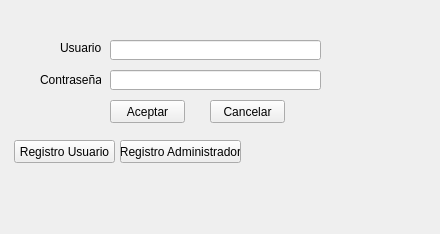
<?xml version="1.0" encoding="UTF-8"?>
<ui version="4.0">
 <class>Login</class>
 <widget class="QMainWindow" name="Login">
  <property name="geometry">
   <rect>
    <x>0</x>
    <y>0</y>
    <width>440</width>
    <height>234</height>
   </rect>
  </property>
  <property name="windowTitle">
   <string>MainWindow</string>
  </property>
  <widget class="QWidget" name="centralwidget">
   <widget class="QLabel" name="label">
    <property name="geometry">
     <rect>
      <x>60</x>
      <y>40</y>
      <width>41</width>
      <height>16</height>
     </rect>
    </property>
    <property name="text">
     <string>Usuario</string>
    </property>
   </widget>
   <widget class="QLineEdit" name="user">
    <property name="geometry">
     <rect>
      <x>110</x>
      <y>40</y>
      <width>211</width>
      <height>20</height>
     </rect>
    </property>
   </widget>
   <widget class="QLabel" name="label_2">
    <property name="geometry">
     <rect>
      <x>40</x>
      <y>70</y>
      <width>61</width>
      <height>20</height>
     </rect>
    </property>
    <property name="text">
     <string>Contraseña</string>
    </property>
   </widget>
   <widget class="QLineEdit" name="password">
    <property name="geometry">
     <rect>
      <x>110</x>
      <y>70</y>
      <width>211</width>
      <height>20</height>
     </rect>
    </property>
   </widget>
   <widget class="QPushButton" name="aceptar">
    <property name="geometry">
     <rect>
      <x>110</x>
      <y>100</y>
      <width>75</width>
      <height>23</height>
     </rect>
    </property>
    <property name="text">
     <string>Aceptar</string>
    </property>
   </widget>
   <widget class="QPushButton" name="cancelar">
    <property name="geometry">
     <rect>
      <x>210</x>
      <y>100</y>
      <width>75</width>
      <height>23</height>
     </rect>
    </property>
    <property name="text">
     <string>Cancelar</string>
    </property>
   </widget>
   <widget class="QPushButton" name="regusuario">
    <property name="geometry">
     <rect>
      <x>14</x>
      <y>140</y>
      <width>101</width>
      <height>23</height>
     </rect>
    </property>
    <property name="text">
     <string>Registro Usuario</string>
    </property>
   </widget>
   <widget class="QPushButton" name="regadmin">
    <property name="geometry">
     <rect>
      <x>120</x>
      <y>140</y>
      <width>121</width>
      <height>23</height>
     </rect>
    </property>
    <property name="text">
     <string>Registro Administrador</string>
    </property>
   </widget>
  </widget>
 </widget>
 <resources/>
 <connections/>
</ui>
